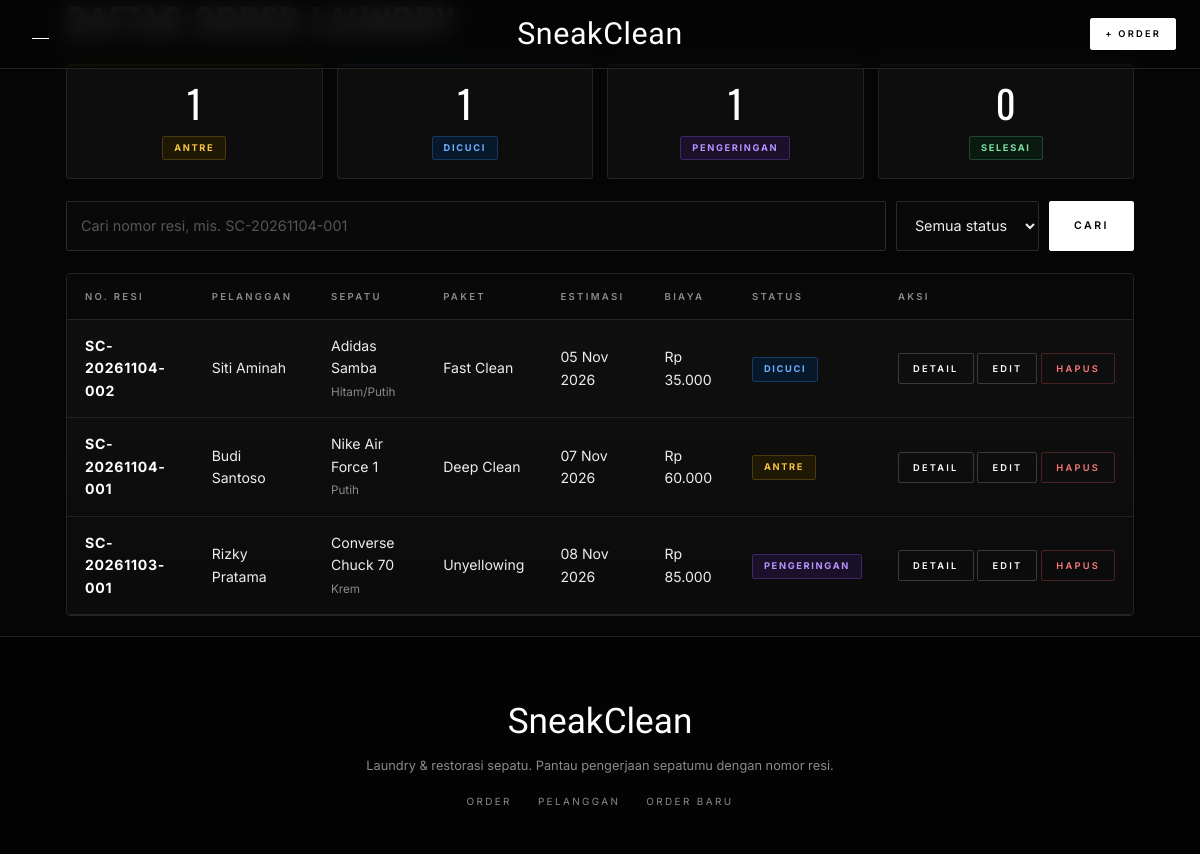
The page /public/order on the database its author committed.
### tables this page shows
CREATE TABLE IF NOT EXISTS order_laundry (
  no_resi           VARCHAR(25)  NOT NULL,
  id_pelanggan      INT UNSIGNED NOT NULL,
  merk_sepatu       VARCHAR(50)  NOT NULL,
  warna_sepatu      VARCHAR(30)  NOT NULL,
  paket_treatment   ENUM('Deep Clean','Fast Clean','Unyellowing') NOT NULL,
  tanggal_masuk     DATE         NOT NULL,
  estimasi_selesai  DATE         NOT NULL,
  total_biaya       DECIMAL(10,2) NOT NULL DEFAULT 0,
  status_pengerjaan ENUM('Antre','Dicuci','Pengeringan','Selesai') NOT NULL DEFAULT 'Antre',
  created_at        TIMESTAMP    NOT NULL DEFAULT CURRENT_TIMESTAMP,
  updated_at        TIMESTAMP    NOT NULL DEFAULT CURRENT_TIMESTAMP ON UPDATE CURRENT_TIMESTAMP,
  PRIMARY KEY (no_resi),
  KEY idx_order_pelanggan (id_pelanggan),
  KEY idx_order_status (status_pengerjaan),
  CONSTRAINT fk_order_pelanggan
    FOREIGN KEY (id_pelanggan) REFERENCES pelanggan (id_pelanggan)
    ON UPDATE CASCADE
    ON DELETE RESTRICT,
  CONSTRAINT chk_estimasi CHECK (estimasi_selesai >= tanggal_masuk),
  CONSTRAINT chk_biaya CHECK (total_biaya >= 0)
);

CREATE TABLE IF NOT EXISTS pelanggan (
  id_pelanggan INT UNSIGNED NOT NULL AUTO_INCREMENT,
  nama_lengkap VARCHAR(100) NOT NULL,
  no_telepon   VARCHAR(20)  NOT NULL,
  alamat       TEXT         NOT NULL,
  created_at   TIMESTAMP    NOT NULL DEFAULT CURRENT_TIMESTAMP,
  PRIMARY KEY (id_pelanggan),
  UNIQUE KEY uq_pelanggan_telepon (no_telepon)
);

### app/core/Controller.php (called while the page is built, shortened)
<?php
class Controller
{
    protected function view($view, $data = [])
    {
        extract($data);
        require __DIR__ . '/../views/layouts/header.php';
        require __DIR__ . "/../views/$view.php";
        require __DIR__ . '/../views/layouts/footer.php';
    }
}

### app/controllers/OrderController.php (called while the page is built, shortened)
<?php
class OrderController extends Controller
{
    private $order;
    public function __construct()
    {
        $this->order     = new Order();
    }
    public function index()
    {
        $q      = trim($_GET['q'] ?? '');
        $status = trim($_GET['status'] ?? '');
        $this->view('order/index', [
            'title'   => 'Daftar Order',
            'orders'  => $this->order->all($q, $status),
            'q'       => $q,
            'status'  => $status,
            'summary' => $this->order->countByStatus(),
        ]);
    }
}

### app/core/Router.php (called while the page is built, shortened)
<?php
class Router
{
    public function dispatch()
    {
        $url   = trim($_GET['url'] ?? '', '/');
        $parts = $url === '' ? [] : explode('/', $url);
        $method = $parts[1] ?? 'index';
        $params = array_slice($parts, 2);
        call_user_func_array([new $class(), $method], $params);
    }
}

### public/index.php (called while the page is built, shortened)
<?php
require_once __DIR__ . '/../app/helpers.php';
spl_autoload_register(function ($class) {
    foreach (['core', 'controllers', 'models'] as $dir) {
        $file = __DIR__ . "/../app/$dir/$class.php";
        if (file_exists($file)) {
            return;
        }
    }
});
(new Router())->dispatch();

### app/helpers.php (called while the page is built, shortened)
<?php
function e($v) { return htmlspecialchars((string)$v, ENT_QUOTES, 'UTF-8'); }
function rupiah($n) { return 'Rp ' . number_format((float)$n, 0, ',', '.'); }
function tanggal($d) {
    return date('d M Y', strtotime($d));
}
function url($path = '') { return BASE_URL . '/' . ltrim($path, '/'); }
function statusClass($s) {
    return 'badge badge-' . strtolower($s);
}

### app/models/Order.php (called while the page is built, shortened)
<?php
class Order
{
    private $db;
    public function __construct() { $this->db = Database::conn(); }
    private function baseSelect()
    {
        return 'SELECT o.*, p.nama_lengkap, p.no_telepon, p.alamat
                FROM order_laundry o
                JOIN pelanggan p ON p.id_pelanggan = o.id_pelanggan';
    }
    public function all($q = '', $status = '')
    {
        $sql    = $this->baseSelect() . ' WHERE 1=1';
        $params = [];
        $sql .= ' ORDER BY o.created_at DESC, o.no_resi DESC';
        $st = $this->db->prepare($sql);
        $st->execute($params);
        return $st->fetchAll();
    }
}

### app/core/Database.php (called while the page is built)
<?php
class Database
{
    private static $pdo = null;
    public static function conn()
    {
        if (self::$pdo === null) {
            $dsn = 'mysql:host=' . DB_HOST . ';dbname=' . DB_NAME . ';charset=utf8mb4';
            try {
                self::$pdo = new PDO($dsn, DB_USER, DB_PASS, [
                    PDO::ATTR_ERRMODE            => PDO::ERRMODE_EXCEPTION,
                    PDO::ATTR_DEFAULT_FETCH_MODE => PDO::FETCH_ASSOC,
                    PDO::ATTR_EMULATE_PREPARES   => false,
                ]);
            } catch (PDOException $e) {
                die('Koneksi database gagal: ' . $e->getMessage());
            }
        }
        return self::$pdo;
    }
}

### app/views/order/index.php (the view, shortened to what this page needs)
<h1>Daftar Order Laundry</h1>
<div class="stats">
    <?php foreach ($summary as $s => $jml): ?>
        <a class="stat" href="<?= url('order?status=' . urlencode($s)) ?>">
            <span class="stat-num"><?= $jml ?></span>
            <span class="<?= statusClass($s) ?>"><?= e($s) ?></span>
        </a>
    <?php endforeach; ?>
</div>
<form class="search" method="get" action="<?= url('order') ?>">
    <input type="text" name="q" value="<?= e($q) ?>" placeholder="Cari nomor resi, mis. SC-20261104-001">
    <select name="status">
        <option value="">Semua status</option>
    </select>
    <button class="btn" type="submit">Cari</button>
</form>
<div class="card table-wrap">
<table>
    <thead>
        <tr>
            <th>No. Resi</th><th>Pelanggan</th><th>Sepatu</th><th>Paket</th>
            <th>Estimasi</th><th>Biaya</th><th>Status</th><th>Aksi</th>
        </tr>
    </thead>
    <tbody>
    <?php foreach ($orders as $o): ?>
        <tr>
            <td><a href="<?= url('order/show/' . $o['no_resi']) ?>"><strong><?= e($o['no_resi']) ?></strong></a></td>
            <td><?= e($o['nama_lengkap']) ?></td>
            <td><?= e($o['merk_sepatu']) ?><br><small><?= e($o['warna_sepatu']) ?></small></td>
            <td><?= e($o['paket_treatment']) ?></td>
            <td><?= tanggal($o['estimasi_selesai']) ?></td>
            <td><?= rupiah($o['total_biaya']) ?></td>
            <td><span class="<?= statusClass($o['status_pengerjaan']) ?>"><?= e($o['status_pengerjaan']) ?></span></td>
            <td class="actions">
                <a class="btn btn-sm btn-ghost" href="<?= url('order/show/' . $o['no_resi']) ?>">Detail</a>
                <a class="btn btn-sm btn-ghost" href="<?= url('order/edit/' . $o['no_resi']) ?>">Edit</a>
                <form method="post" action="<?= url('order/destroy/' . $o['no_resi']) ?>"
                      onsubmit="return confirm('Hapus order <?= e($o['no_resi']) ?>?')">
                    <button class="btn btn-sm btn-danger" type="submit">Hapus</button>
                </form>
            </td>
        </tr>
    <?php endforeach; ?>
    </tbody>
</table>
</div>

### app/views/layouts/header.php (shortened to what this page needs)
<!DOCTYPE html>
<html lang="id">
<head>
    <link rel="stylesheet" href="<?= url('css/style.css') ?>">
</head>
<body class="<?= e($bodyClass ?? '') ?>">
<header class="topbar" id="topbar">
    <div class="topbar-inner">
        <button class="icon-btn" id="menuOpen" type="button" aria-label="Buka menu">
            <span></span><span></span>
        </button>
        <a class="brand" href="<?= url('home') ?>">SneakClean</a>
        <div class="topbar-right">
            <a class="btn btn-sm" href="<?= url('order/create') ?>">+ Order</a>
        </div>
    </div>
</header>
<main class="container">

### app/views/layouts/footer.php (shortened to what this page needs)
</main>
<footer class="footer">
    <a class="footer-brand" href="<?= url('home') ?>">SneakClean</a>
    <p>Laundry &amp; restorasi sepatu. Pantau pengerjaan sepatumu dengan nomor resi.</p>
    <nav>
        <a href="<?= url('order') ?>">Order</a>
        <a href="<?= url('pelanggan') ?>">Pelanggan</a>
        <a href="<?= url('order/create') ?>">Order Baru</a>
    </nav>
</footer>
</body>
</html>

### rows shown on the page
order_laundry: no_resi "SC-20261104-002", id_pelanggan.nama_lengkap "Siti Aminah", merk_sepatu "Adidas Samba", warna_sepatu "Hitam/Putih", paket_treatment "Fast Clean", estimasi_selesai "05 Nov 2026", total_biaya "Rp 35.000", status_pengerjaan "DICUCI"
order_laundry: no_resi "SC-20261104-001", id_pelanggan.nama_lengkap "Budi Santoso", merk_sepatu "Nike Air Force 1", warna_sepatu "Putih", paket_treatment "Deep Clean", estimasi_selesai "07 Nov 2026", total_biaya "Rp 60.000", status_pengerjaan "ANTRE"
order_laundry: no_resi "SC-20261103-001", id_pelanggan.nama_lengkap "Rizky Pratama", merk_sepatu "Converse Chuck 70", warna_sepatu "Krem", paket_treatment "Unyellowing", estimasi_selesai "08 Nov 2026", total_biaya "Rp 85.000", status_pengerjaan "PENGERINGAN"

### other values the page prints
$jml "1"
$s "ANTRE"
$s "DICUCI"
$s "PENGERINGAN"
$jml "0"
$s "SELESAI"
